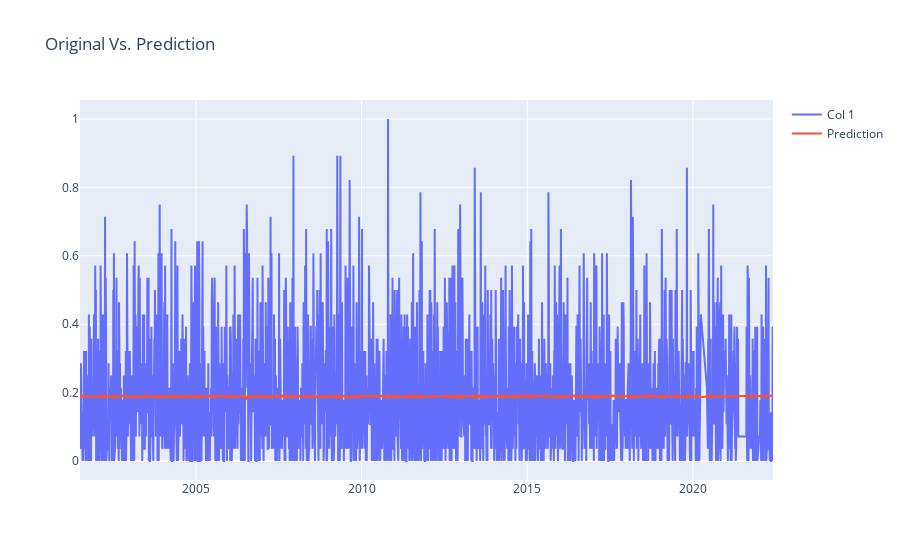

The notebook cell saved with this chart:
### Code cell
# Test the model and calculate its accuracy 
lr_accuracy = regression_model.score(X_test, y_test)
print("Linear Regression Score: ", lr_accuracy)
# Make Prediction
predicted_prices = regression_model.predict(X)
predicted_prices
# Append the predicted values into a list
Predicted = []
for i in predicted_prices:
  Predicted.append(i[0])
len(Predicted)
# # Append the close values to the list
close = []
for i in target_scaled_df:
  close.append(i[0])

# # Create a dataframe based on the dates in the individual stock data
df_predicted = ndf[['Date']][:-1]
df_predicted
# # Add the close values to the dataframe
df_predicted['Col 1'] = close
df_predicted
# # Add the predicted values to the dataframe
df_predicted['Prediction'] = Predicted
df_predicted
# # Plot the results
interactive_plot(df_predicted, "Original Vs. Prediction")

### Figure 1 — Plotly figure (JSON) as saved in the notebook; plotly's stock layout.template omitted (floating-point values rounded to 4 significant figures; data arrays with more than 128 entries replaced by an {"elided": "..."} marker saying what was removed)
{"data": [{"name": "Col 1", "type": "scatter", "x": {"elided": "2123 str values"}, "y": {"elided": "2123 float values"}}, {"name": "Prediction", "type": "scatter", "x": {"elided": "2123 str values"}, "y": {"elided": "2123 float values"}}], "layout": {"legend": {"tracegroupgap": 0}, "title": {"text": "Original Vs. Prediction"}, "xaxis": {"anchor": "y", "domain": [0, 1]}, "yaxis": {"anchor": "x", "domain": [0, 1]}}}
